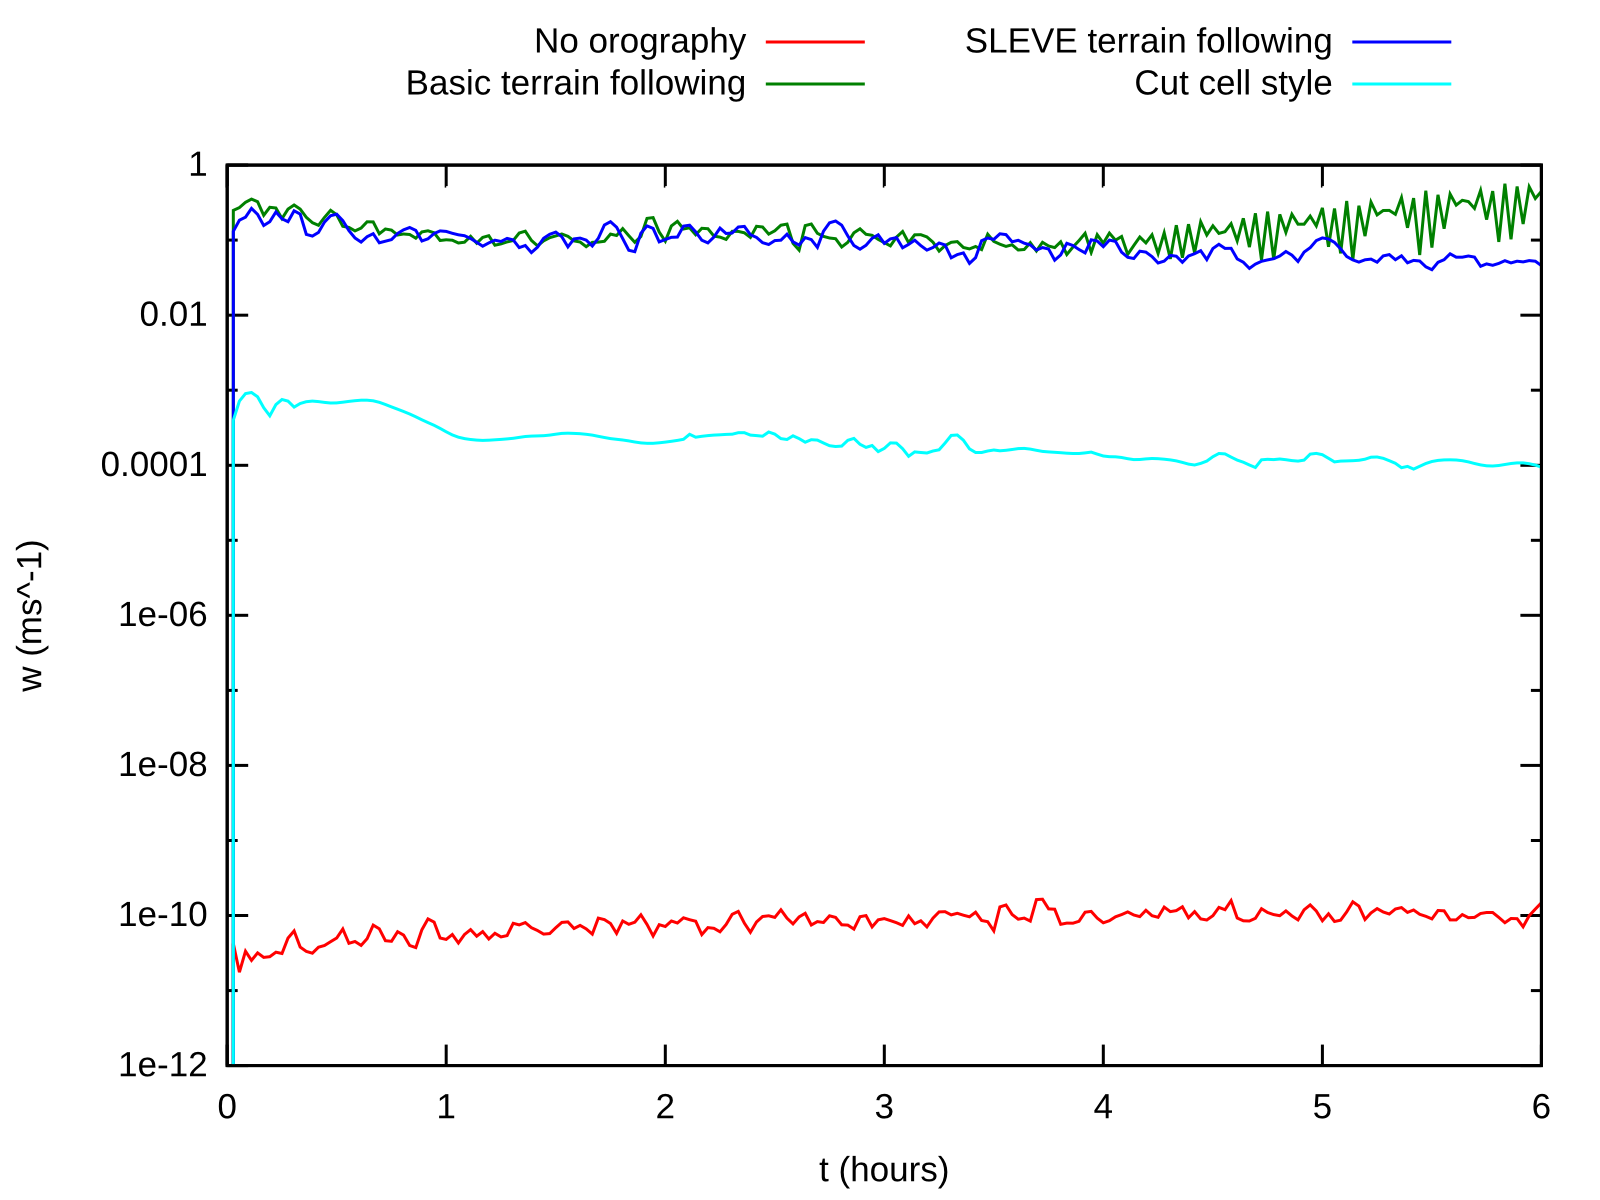

Write the gnuplot code that produced this figure.
set terminal svg size 1600,1200 fsize 28 linewidth 3
set output 'w.svg'
set style data lines

set xlabel "t (hours)"
set ylabel "w (ms^-1)"
set logscale y
set key outside above

plot	'noOrography/h/energy.dat' using ($1/3600):6 title 'No orography', \
	'btf/schaerExp/h/energy.dat' using ($1/3600):6 title 'Basic terrain following', \
	'sleve/schaerExp/energy.dat' using ($1/3600):6 title 'SLEVE terrain following', \
	'snapCol/schaerExp/h/energy.dat' using ($1/3600):6 title 'Cut cell style'
